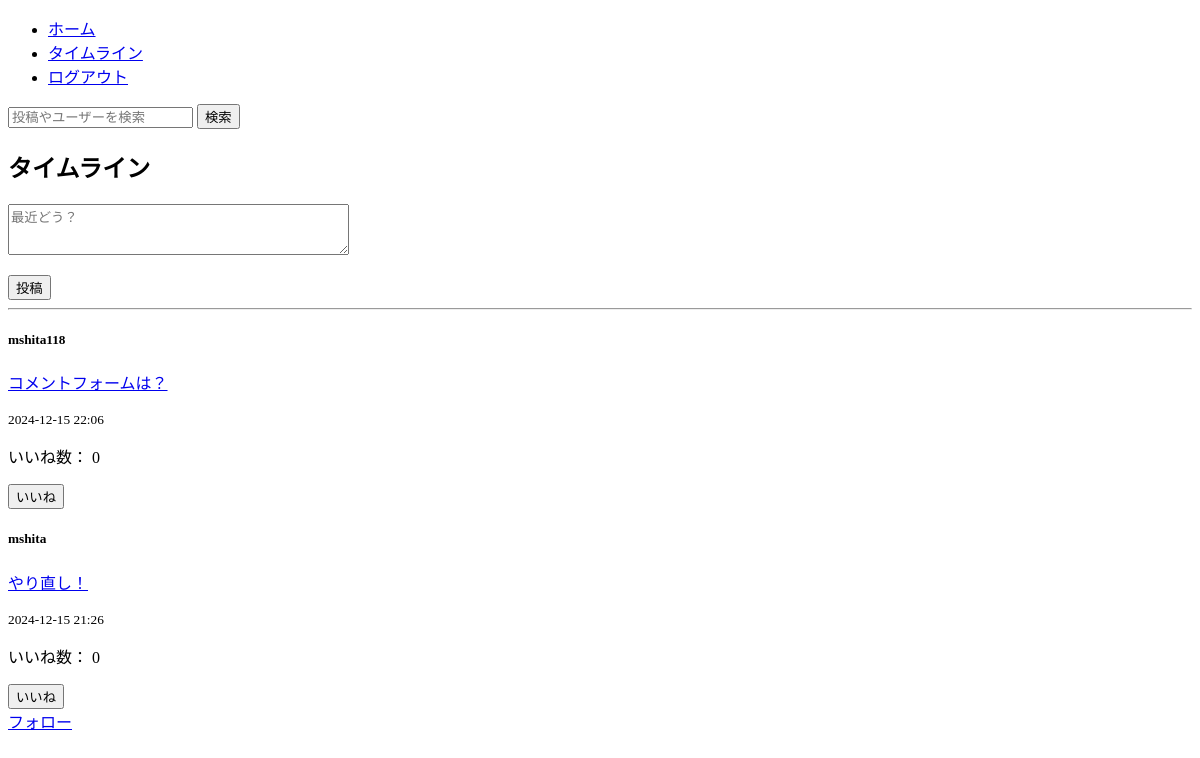
/timeline/ (signed in), run on an earlier commit of the app's database.
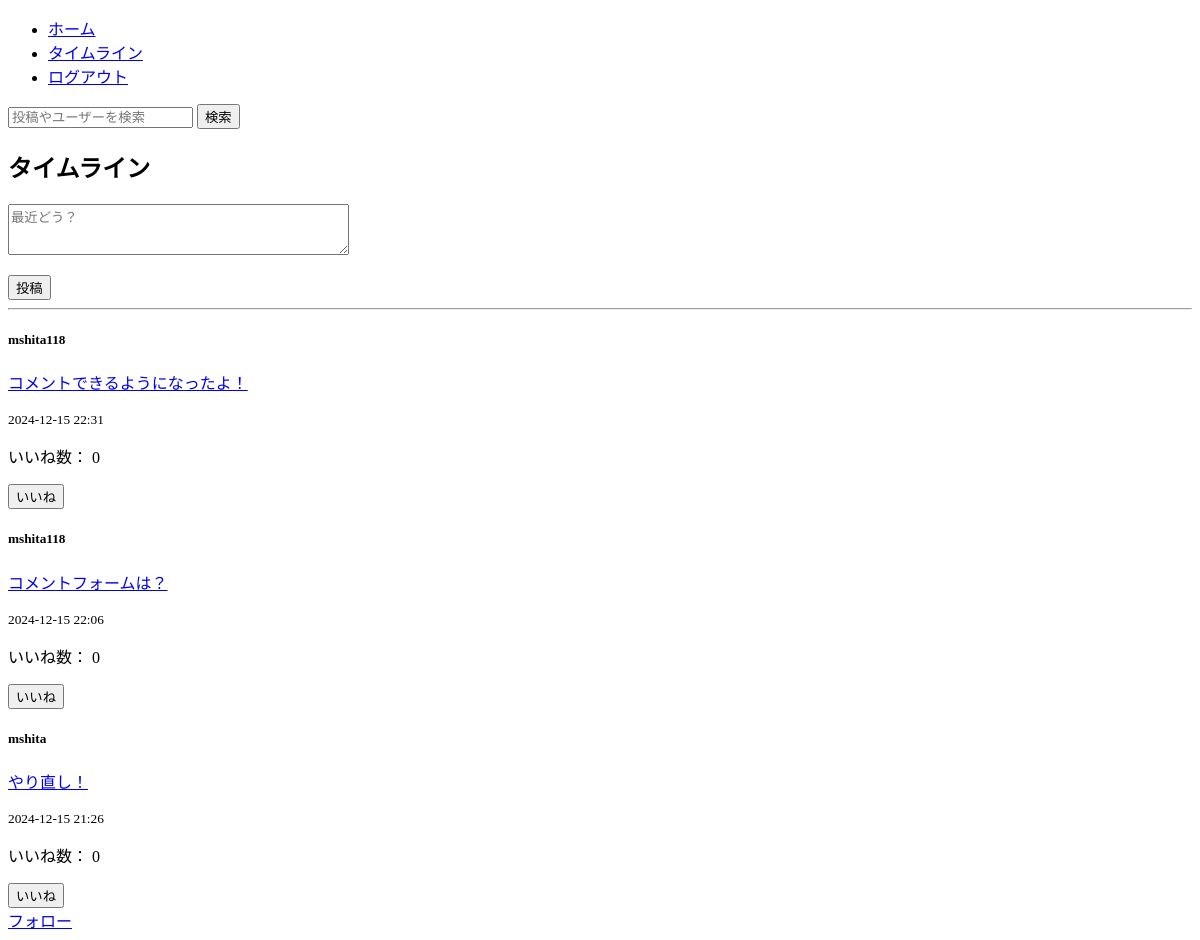
And on a later commit of the database.
### timeline/models.py (models this page shows, shortened)
class Post(models.Model):
    user = models.ForeignKey(User, on_delete=models.CASCADE)
    content = models.TextField(max_length=280)
    created_at = models.DateTimeField(auto_now_add=True)

### timeline/views.py (the view, shortened to what this page needs)
# urls.py: path('timeline/', include('timeline.urls')),
@login_required
def timeline(request):
    posts = Post.objects.all().order_by('-created_at')
    posts_with_follow_status = []
    for post in posts:
        is_following = post.user.followers.filter(
            follower=request.user).exists()
        is_liked = post.likes.filter(user=request.user).exists()
        posts_with_follow_status.append({
            'post': post,
            'is_following': is_following,
            'is_liked': is_liked,
        })
    form = PostForm()
    return render(request, 'timeline/timeline.html', {'posts': posts, 'form': form, 'posts_with_follow_status': posts_with_follow_status, })

### timeline/forms.py
class PostForm(forms.ModelForm):
    class Meta:
        model = Post
        fields = ['content']
        widgets = {
            'content': forms.Textarea(attrs={'rows': 3, 'placeholder': '最近どう？'}),
        }
        labels = {
            'content': '',
        }

### templates/timeline/timeline.html (shortened to what this page needs)
{% extends 'base.html' %}
{% load static %}
{% block content %}
<form method="get" action="{% url 'search_posts' %}" class="mb-3">
  <input type="text" name="q" class="form-control" placeholder="投稿やユーザーを検索">
  <button type="submit" class="btn btn-primary mt-2">検索</button>
</form>
<div class="container">
  <h2>タイムライン</h2>
  <form method="post">
    {{ form.as_p }}
    <button type="submit" class="btn btn-primary">投稿</button>
  </form>
  <hr>
  <div>
    {% for post in posts %}
    <div class="card mb-3">
      <div class="card-body">
        <h5 class="card-title">{{ post.user.username }}</h5>
        <p class="card-text">
          <a href="{% url 'post_detail' post.id %}">{{ post.content }}</a>
        </p>
        <p class="card-text"><small class="text-muted">{{ post.created_at|date:"Y-m-d H:i" }}</small></p>
        <p>いいね数： {{ post.likes.count }}</p>
        <form method="post" action="{% url 'like_post' post.id %}">
          {% if post_info.is_liked %}
          <button type="submit" class="btn btn-danger">いいね解除</button>
          {% else %}
          <button type="submit" class="btn btn-primary">いいね</button>
          {% endif %}
        </form>
        {% if post.user != request.user %}
        {% if item.is_following %}
        <a href="{% url 'unfollow_user' post.user.id %}" class="btn btn-danger">アンフォロー</a>
        {% else %}
        <a href="{% url 'follow_user' post.user.id %}" class="btn btn-success">フォロー</a>
        {% endif %}
        {% endif %}
      </div>
    </div>
    {% endfor %}
  </div>
</div>
{% endblock %}

### templates/base.html (shortened to what this page needs)
<!DOCTYPE html>
<html lang="ja">
<head>
</head>
<body>
  <header>
    <nav>
      <ul>
        <li><a href="/">ホーム</a></li>
        <li><a href="/timeline/">タイムライン</a></li>
        <li><a href="/accounts/logout/">ログアウト</a></li>
      </ul>
    </nav>
  </header>
  <main>
    {% block content %}
    {% endblock %}
  </main>
</body>
</html>

What changed in the data, as far as the page shows it:
added Post: user.username "mshita118", content "コメントできるようになったよ！", created_at "2024-12-15 22:31", likes.count "0"
